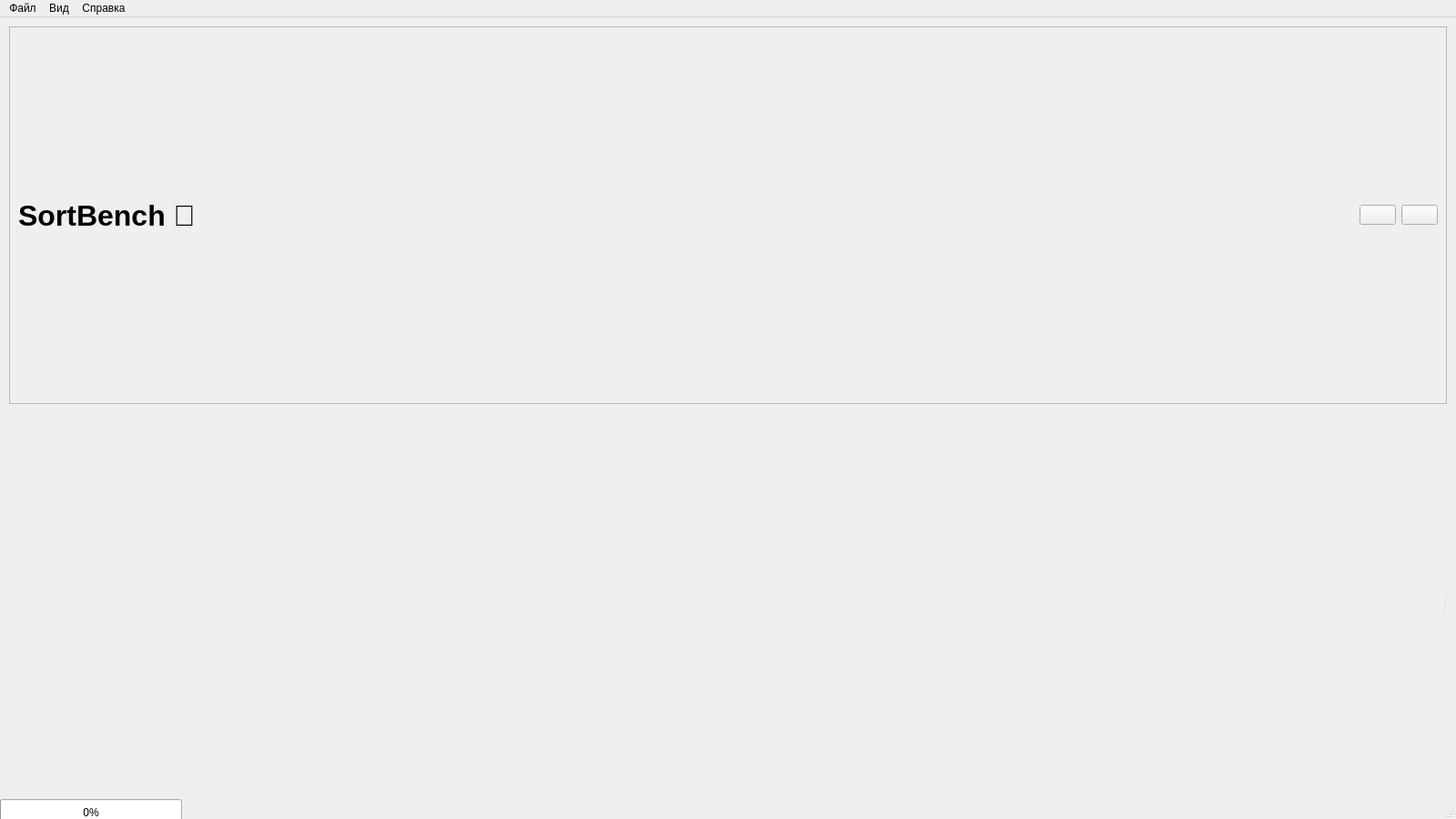
<?xml version="1.0" encoding="UTF-8"?>
<ui version="4.0">
 <class>MainWindow</class>
 <widget class="QMainWindow" name="MainWindow">
  <property name="geometry">
   <rect>
    <x>0</x>
    <y>0</y>
    <width>1600</width>
    <height>900</height>
   </rect>
  </property>
  <property name="minimumSize">
   <size>
    <width>1024</width>
    <height>768</height>
   </size>
  </property>
  <property name="windowTitle">
   <string>SortBench - Бенчмарк алгоритмов сортировки</string>
  </property>
  <property name="styleSheet">
   <string notr="true"/>
  </property>
  
  <!-- Центральная область -->
  <widget class="QWidget" name="centralwidget">
   <layout class="QVBoxLayout" name="mainLayout">
    <property name="spacing">
     <number>10</number>
    </property>
    <property name="leftMargin">
     <number>10</number>
    </property>
    <property name="topMargin">
     <number>10</number>
    </property>
    <property name="rightMargin">
     <number>10</number>
    </property>
    <property name="bottomMargin">
     <number>10</number>
    </property>

    <!-- Заголовок -->
    <item>
     <widget class="QFrame" name="headerFrame">
      <property name="frameShape">
       <enum>QFrame::StyledPanel</enum>
      </property>
      <property name="frameShadow">
       <enum>QFrame::Raised</enum>
      </property>
      <layout class="QHBoxLayout" name="headerLayout">
       <item>
        <widget class="QLabel" name="titleLabel">
         <property name="font">
          <font>
           <pointsize>24</pointsize>
           <weight>75</weight>
           <bold>true</bold>
          </font>
         </property>
         <property name="text">
          <string>SortBench 🚀</string>
         </property>
        </widget>
       </item>
       <item>
        <spacer name="horizontalSpacer_header">
         <property name="orientation">
          <enum>Qt::Horizontal</enum>
         </property>
         <property name="sizeHint" stdset="0">
          <size>
           <width>40</width>
           <height>20</height>
          </size>
         </property>
        </spacer>
       </item>
       <item>
        <widget class="QPushButton" name="btnSettings">
         <property name="toolTip">
          <string>Настройки приложения</string>
         </property>
         <property name="text">
          <string/>
         </property>
         <property name="icon">
          <iconset resource="../resources/resources.qrc">
           <normaloff>:/icons/settings.svg</normaloff>
          </iconset>
         </property>
        </widget>
       </item>
       <item>
        <widget class="QPushButton" name="btnAbout">
         <property name="toolTip">
          <string>О программе</string>
         </property>
         <property name="text">
          <string/>
         </property>
         <property name="icon">
          <iconset resource="../resources/resources.qrc">
           <normaloff>:/icons/info.svg</normaloff>
          </iconset>
         </property>
        </widget>
       </item>
      </layout>
     </widget>
    </item>

    <!-- Основная рабочая область (Splitter) -->
    <item>
     <widget class="QSplitter" name="mainSplitter">
      <property name="orientation">
       <enum>Qt::Horizontal</enum>
      </property>
      <property name="handleWidth">
       <number>5</number>
      </property>
      
      <!-- Левая часть: Визуализация -->
      <widget class="QWidget" name="visualContainer">
       <layout class="QVBoxLayout" name="visualLayout">
        <property name="spacing">
         <number>5</number>
        </property>
        <property name="leftMargin">
         <number>0</number>
        </property>
        <property name="topMargin">
         <number>0</number>
        </property>
        <property name="rightMargin">
         <number>0</number>
        </property>
        <property name="bottomMargin">
         <number>0</number>
        </property>
        
        <!-- Панель управления -->
        <item>
         <widget class="ControlPanel" name="controlPanel" native="true"/>
        </item>
        
        <!-- Виджет визуализации -->
        <item>
         <widget class="VisualizationWidget" name="visualizationWidget" native="true">
          <property name="sizePolicy">
           <sizepolicy hsizetype="Expanding" vsizetype="Expanding">
            <horstretch>3</horstretch>
            <verstretch>0</verstretch>
           </sizepolicy>
          </property>
          <property name="minimumSize">
           <size>
            <width>400</width>
            <height>300</height>
           </size>
          </property>
         </widget>
        </item>
       </layout>
      </widget>

      <!-- Правая часть: Графики -->
      <widget class="QWidget" name="chartContainer">
       <property name="minimumWidth">
        <number>500</number>
       </property>
       <layout class="QVBoxLayout" name="chartLayout">
        <property name="spacing">
         <number>5</number>
        </property>
        <property name="leftMargin">
         <number>0</number>
        </property>
        <property name="topMargin">
         <number>0</number>
        </property>
        <property name="rightMargin">
         <number>0</number>
        </property>
        <property name="bottomMargin">
         <number>0</number>
        </property>
        
        <item>
         <widget class="ChartWidget" name="chartWidget" native="true">
          <property name="sizePolicy">
           <sizepolicy hsizetype="Expanding" vsizetype="Expanding">
            <horstretch>0</horstretch>
            <verstretch>0</verstretch>
           </sizepolicy>
          </property>
         </widget>
        </item>
       </layout>
      </widget>
     </widget>
    </item>
   </layout>
  </widget>

  <!-- Строка состояния -->
  <widget class="QStatusBar" name="statusbar">
   <property name="sizeGripEnabled">
    <bool>true</bool>
   </property>
   
   <!-- Индикатор статуса -->
   <widget class="QLabel" name="lblStatus">
    <property name="text">
     <string>Готов к работе</string>
    </property>
   </widget>
   
   <!-- Индикатор CUDA -->
   <widget class="QLabel" name="lblCudaStatus">
    <property name="text">
     <string>CUDA: Не доступно</string>
    </property>
    <property name="margin">
     <number>5</number>
    </property>
   </widget>
   
   <!-- Прогресс бар -->
   <widget class="QProgressBar" name="progressBar">
    <property name="minimumSize">
     <size>
      <width>200</width>
      <height>0</height>
     </size>
    </property>
    <property name="value">
     <number>0</number>
    </property>
    <property name="format">
     <string>%p%</string>
    </property>
   </widget>
  </widget>
  
  <!-- Меню (опционально, если нужно расширенное меню) -->
  <widget class="QMenuBar" name="menubar">
   <property name="geometry">
    <rect>
     <x>0</x>
     <y>0</y>
     <width>1600</width>
     <height>22</height>
    </rect>
   </property>
   <widget class="QMenu" name="menuFile">
    <property name="title">
     <string>Файл</string>
    </property>
    <addaction name="actionExportCSV"/>
    <addaction name="actionExportJSON"/>
    <addaction name="separator"/>
    <addaction name="actionExit"/>
   </widget>
   <widget class="QMenu" name="menuView">
    <property name="title">
     <string>Вид</string>
    </property>
    <addaction name="actionToggleDarkMode"/>
    <addaction name="actionResetLayout"/>
   </widget>
   <widget class="QMenu" name="menuHelp">
    <property name="title">
     <string>Справка</string>
    </property>
    <addaction name="actionAbout"/>
   </widget>
   <addaction name="menuFile"/>
   <addaction name="menuView"/>
   <addaction name="menuHelp"/>
  </widget>
  
  <!-- Действия -->
  <action name="actionExportCSV">
   <property name="text">
    <string>Экспорт CSV...</string>
   </property>
  </action>
  <action name="actionExportJSON">
   <property name="text">
    <string>Экспорт JSON...</string>
   </property>
  </action>
  <action name="actionExit">
   <property name="text">
    <string>Выход</string>
   </property>
   <property name="shortcut">
    <string>Ctrl+Q</string>
   </property>
  </action>
  <action name="actionToggleDarkMode">
   <property name="text">
    <string>Тёмная тема</string>
   </property>
   <property name="checkable">
    <bool>true</bool>
   </property>
  </action>
  <action name="actionResetLayout">
   <property name="text">
    <string>Сбросить макет</string>
   </property>
  </action>
  <action name="actionAbout">
   <property name="text">
    <string>О программе...</string>
   </property>
  </action>
 </widget>
 
 <customwidgets>
  <customwidget>
   <class>ControlPanel</class>
   <extends>QWidget</extends>
   <header>ui/controlpanel.h</header>
   <container>1</container>
  </customwidget>
  <customwidget>
   <class>VisualizationWidget</class>
   <extends>QWidget</extends>
   <header>ui/visualizationwidget.h</header>
   <container>1</container>
  </customwidget>
  <customwidget>
   <class>ChartWidget</class>
   <extends>QWidget</extends>
   <header>ui/chartwidget.h</header>
   <container>1</container>
  </customwidget>
 </customwidgets>
 
 <resources>
  <include location="../resources/resources.qrc"/>
 </resources>
 
 <connections>
  <connection>
   <sender>actionExit</sender>
   <signal>triggered()</signal>
   <receiver>MainWindow</receiver>
   <slot>close()</slot>
   <hints>
    <hint type="sourcelabel">
     <x>-1</x>
     <y>-1</y>
    </hint>
    <hint type="destinationlabel">
     <x>399</x>
     <y>299</y>
    </hint>
   </hints>
  </connection>
  <connection>
   <sender>btnAbout</sender>
   <signal>clicked()</signal>
   <receiver>actionAbout</receiver>
   <slot>trigger()</slot>
   <hints>
    <hint type="sourcelabel">
     <x>1550</x>
     <y>30</y>
    </hint>
    <hint type="destinationlabel">
     <x>-1</x>
     <y>-1</y>
    </hint>
   </hints>
  </connection>
  <connection>
   <sender>btnSettings</sender>
   <signal>clicked()</signal>
   <receiver>MainWindow</receiver>
   <slot>showSettings()</slot>
   <hints>
    <hint type="sourcelabel">
     <x>1500</x>
     <y>30</y>
    </hint>
    <hint type="destinationlabel">
     <x>799</x>
     <y>449</y>
    </hint>
   </hints>
  </connection>
 </connections>
 
 <slots>
  <slot>showSettings()</slot>
 </slots>
</ui>
